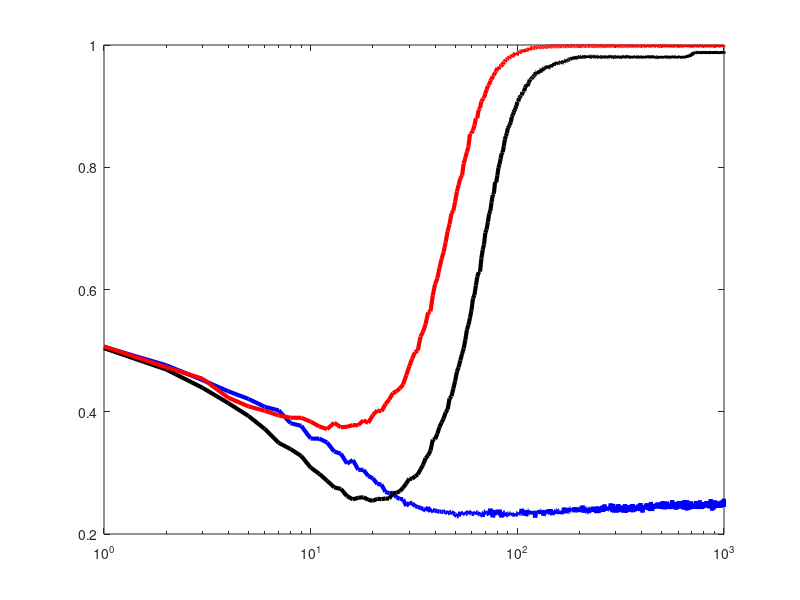

Write MATLAB code to recreate this figure. (Note: this script raises an error after producing the figure.)
% This function generates the figures that explore the effect changing the population size
% Figures are reported in section 2 of the supplementary material.


clear all
close all
clc
load ContentOfGOssip_populationSize.mat

commstypes=['riz';'rep';'all';'onc'];
gossiptarget=['ri';'rp';'su';'hr';'si';'rj'];
gossippartnertypes=['ra';'pr';'ri';'pi'];

commstypes_num=[0 1 2 3];
gossiptarget_num=[0 1 2 3 4 5];
gossippartnertypes_num=[0 1 2 3];
% introduce fist simulation without gossip

cooperation_levels_mean=squeeze(mean(prop_coop,3)); % I average on simulations
cooperation_levels_std=squeeze(std(prop_coop,0,3)); % note here i compute the std across simulation
time=[1:tmax];



numfig=1;
for j=1:5       
        figure(numfig)
        semilogx(time,squeeze(cooperation_levels_mean(1,j,:)),'b','Linewidth',3); %,cooperation_levels_std(1,:)
        hold on
        semilogx(time,squeeze(cooperation_levels_mean(2,j,:)),'k','Linewidth',3); % ,cooperation_levels_std(2,:)
        hold on
        semilogx(time,squeeze(cooperation_levels_mean(3,j,:)),'r','Linewidth',3); %,cooperation_levels_std(3,:)
        hold on
        ax = gca; % current axes
        ax.FontSize = 14;
        title({'Average cooperation level for'; 'different contents of gossip'; ['Population size: ' num2str(round(NN(j)))]},'FontSize',20);
        ylabel('Proportion of Cooperation','FontSize',20);
        xlabel('Time','FontSize',20);
        legend('no gossip','Pass R_{zi} and c_z','Pass only C_z','location','northwest');
        name_file=['Temporal_Fig1_populationsize_' num2str(round(NN(j)))];
        saveas(numfig,name_file,'png')
        
        numfig=numfig+1;
        figure(numfig)
        subplot(1,3,1)
        histogram(prop_coop(1,j,:,1000));
        ax = gca;
        ax.FontSize = 14;
        ylabel('Cooperation','FontSize',16)
        xlabel('No Gossip','FontSize',16);
        hold on
        subplot(1,3,2)
        histogram(prop_coop(2,j,:,1000));
        ax = gca;
        ax.FontSize = 14;
        xlabel('Pass R_{zi} and c_z','FontSize',16);
        hold on
        subplot(1,3,3)
        histogram(prop_coop(3,j,:,1000));
        ax = gca;
        ax.FontSize = 14;
        xlabel('Pass only C_z','FontSize',16)
        sgtitle({'Distribution of cooperation levels at t_{max}'; ['Population size: ' num2str(round(NN(j)))]}, 'FontSize',20)
        name_file=['Outcome_Fig2_populationsize_' num2str(round(NN(j)))];
        saveas(numfig,name_file,'png')
        
        numfig=numfig+1; 
        close all
end





%-----------------------------------------------
% 
clear all
close all
load OutDatedInfoVsAmountGossip_populationsize.mat

average_cooperation=mean(prop_coop,3);
std_cooperation=std(prop_coop,0,3);

timestheinteractions=[1 2 5 10 30 50]; % how many times the social interactiosn there is gossip?



 for i=1:60
     type_comunication(i,:)
     if type_comunication(i,:)=='riz'
         type_comunication_num(i)=0;
     elseif type_comunication(i,:)=='rep'
         type_comunication_num(i)=1;
     elseif type_comunication(i,:)=='all'
         type_comunication_num(i)=2;
     else %type_comunication=='onc';
         type_comunication_num(i)=3;
     end
     type_comunication_num(i)
     clc
 end
% 
 cooperation_levels_mean=squeeze(mean(prop_coop,2)); % I average on simulations
 cooperation_levels_std=squeeze(std(prop_coop,0,2)); % note here i compute the std across simulation
 
% 
 numfig=1;
 for i=1:length(NN_vct) % count deltas    
         index_to_print=find(NN==NN_vct(i)); % select current Delta
         gc2=find(type_comunication_num==2); % select  type of comm 2
         gc3=find(type_comunication_num==3); % select  type of comm 3
         index_to_print2=intersect(index_to_print,gc2);
         index_to_print3=intersect(index_to_print,gc3);
         
         
         coop_to_print2=cooperation_levels_mean(index_to_print2);
         coop_to_print3=cooperation_levels_mean(index_to_print3);
         
         figure(numfig)
         plot(timestheinteractions,coop_to_print2,'k','LineWidth',3); %,cooperation_levels_std(1,:)
         hold on
         plot(timestheinteractions,coop_to_print3,'b','LineWidth',3); %,cooperation_levels_std(3,:)
         hold on
         ax = gca; % current axes
         ax.FontSize = 14;
         ylim([0 1.01])
         legend('Pass R_{zi} and c_z - Info ages',...
             'Pass only C_z - Info ages',...
             'Location','southeast');
         title({'Average cooperation level for different'; 'contents of gossip and information characteristics'; ['Population size: ' num2str(round(NN_vct(i)))]},'FontSize',20);
         ylabel('Proportion of Cooperation','FontSize',20);
         xlabel('Relative amount of gossip','FontSize',20);
         saveas(numfig,['RelativeAmountGossip_Fig4_populationsize_' num2str(round(NN_vct(i)))],'png');
         numfig=numfig+1;
 end



close all

